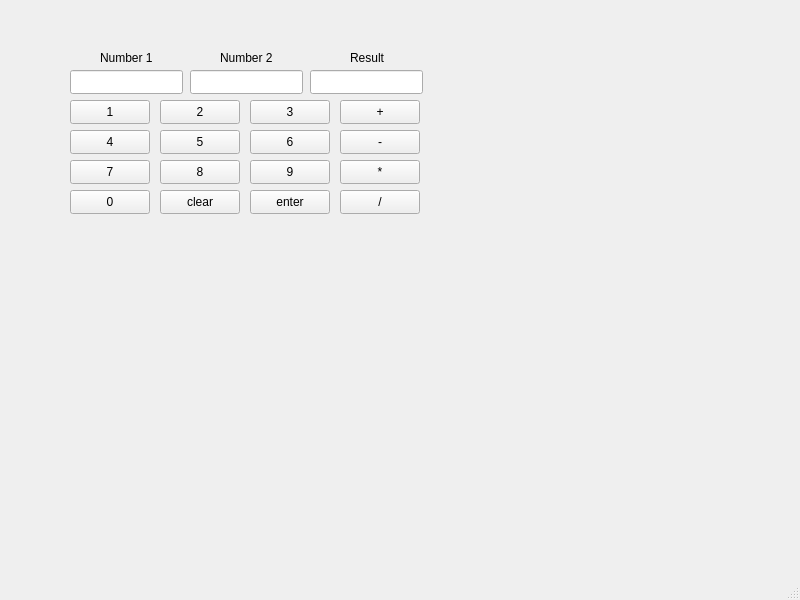
<?xml version="1.0" encoding="UTF-8"?>
<ui version="4.0">
 <class>MainWindow</class>
 <widget class="QMainWindow" name="MainWindow">
  <property name="geometry">
   <rect>
    <x>0</x>
    <y>0</y>
    <width>800</width>
    <height>600</height>
   </rect>
  </property>
  <property name="windowTitle">
   <string>MainWindow</string>
  </property>
  <widget class="QWidget" name="centralwidget">
   <widget class="QLabel" name="label">
    <property name="geometry">
     <rect>
      <x>100</x>
      <y>50</y>
      <width>71</width>
      <height>16</height>
     </rect>
    </property>
    <property name="text">
     <string>Number 1</string>
    </property>
   </widget>
   <widget class="QLabel" name="label_2">
    <property name="geometry">
     <rect>
      <x>220</x>
      <y>50</y>
      <width>71</width>
      <height>16</height>
     </rect>
    </property>
    <property name="text">
     <string>Number 2</string>
    </property>
   </widget>
   <widget class="QLabel" name="label_3">
    <property name="geometry">
     <rect>
      <x>350</x>
      <y>50</y>
      <width>101</width>
      <height>16</height>
     </rect>
    </property>
    <property name="text">
     <string>Result</string>
    </property>
   </widget>
   <widget class="QLineEdit" name="num1">
    <property name="geometry">
     <rect>
      <x>70</x>
      <y>70</y>
      <width>113</width>
      <height>24</height>
     </rect>
    </property>
   </widget>
   <widget class="QLineEdit" name="num2">
    <property name="geometry">
     <rect>
      <x>190</x>
      <y>70</y>
      <width>113</width>
      <height>24</height>
     </rect>
    </property>
   </widget>
   <widget class="QLineEdit" name="result">
    <property name="geometry">
     <rect>
      <x>310</x>
      <y>70</y>
      <width>113</width>
      <height>24</height>
     </rect>
    </property>
   </widget>
   <widget class="QPushButton" name="N1">
    <property name="geometry">
     <rect>
      <x>70</x>
      <y>100</y>
      <width>80</width>
      <height>24</height>
     </rect>
    </property>
    <property name="text">
     <string>1</string>
    </property>
   </widget>
   <widget class="QPushButton" name="N4">
    <property name="geometry">
     <rect>
      <x>70</x>
      <y>130</y>
      <width>80</width>
      <height>24</height>
     </rect>
    </property>
    <property name="text">
     <string>4</string>
    </property>
   </widget>
   <widget class="QPushButton" name="N7">
    <property name="geometry">
     <rect>
      <x>70</x>
      <y>160</y>
      <width>80</width>
      <height>24</height>
     </rect>
    </property>
    <property name="text">
     <string>7</string>
    </property>
   </widget>
   <widget class="QPushButton" name="N0">
    <property name="geometry">
     <rect>
      <x>70</x>
      <y>190</y>
      <width>80</width>
      <height>24</height>
     </rect>
    </property>
    <property name="text">
     <string>0</string>
    </property>
   </widget>
   <widget class="QPushButton" name="N2">
    <property name="geometry">
     <rect>
      <x>160</x>
      <y>100</y>
      <width>80</width>
      <height>24</height>
     </rect>
    </property>
    <property name="text">
     <string>2</string>
    </property>
   </widget>
   <widget class="QPushButton" name="N5">
    <property name="geometry">
     <rect>
      <x>160</x>
      <y>130</y>
      <width>80</width>
      <height>24</height>
     </rect>
    </property>
    <property name="text">
     <string>5</string>
    </property>
   </widget>
   <widget class="QPushButton" name="N8">
    <property name="geometry">
     <rect>
      <x>160</x>
      <y>160</y>
      <width>80</width>
      <height>24</height>
     </rect>
    </property>
    <property name="text">
     <string>8</string>
    </property>
   </widget>
   <widget class="QPushButton" name="clear">
    <property name="geometry">
     <rect>
      <x>160</x>
      <y>190</y>
      <width>80</width>
      <height>24</height>
     </rect>
    </property>
    <property name="text">
     <string>clear</string>
    </property>
   </widget>
   <widget class="QPushButton" name="N3">
    <property name="geometry">
     <rect>
      <x>250</x>
      <y>100</y>
      <width>80</width>
      <height>24</height>
     </rect>
    </property>
    <property name="text">
     <string>3</string>
    </property>
   </widget>
   <widget class="QPushButton" name="N6">
    <property name="geometry">
     <rect>
      <x>250</x>
      <y>130</y>
      <width>80</width>
      <height>24</height>
     </rect>
    </property>
    <property name="text">
     <string>6</string>
    </property>
   </widget>
   <widget class="QPushButton" name="N9">
    <property name="geometry">
     <rect>
      <x>250</x>
      <y>160</y>
      <width>80</width>
      <height>24</height>
     </rect>
    </property>
    <property name="text">
     <string>9</string>
    </property>
   </widget>
   <widget class="QPushButton" name="enter">
    <property name="geometry">
     <rect>
      <x>250</x>
      <y>190</y>
      <width>80</width>
      <height>24</height>
     </rect>
    </property>
    <property name="text">
     <string>enter</string>
    </property>
   </widget>
   <widget class="QPushButton" name="add">
    <property name="geometry">
     <rect>
      <x>340</x>
      <y>100</y>
      <width>80</width>
      <height>24</height>
     </rect>
    </property>
    <property name="text">
     <string>+</string>
    </property>
   </widget>
   <widget class="QPushButton" name="sub">
    <property name="geometry">
     <rect>
      <x>340</x>
      <y>130</y>
      <width>80</width>
      <height>24</height>
     </rect>
    </property>
    <property name="text">
     <string>-</string>
    </property>
   </widget>
   <widget class="QPushButton" name="mul">
    <property name="geometry">
     <rect>
      <x>340</x>
      <y>160</y>
      <width>80</width>
      <height>24</height>
     </rect>
    </property>
    <property name="text">
     <string>*</string>
    </property>
   </widget>
   <widget class="QPushButton" name="div">
    <property name="geometry">
     <rect>
      <x>340</x>
      <y>190</y>
      <width>80</width>
      <height>24</height>
     </rect>
    </property>
    <property name="text">
     <string>/</string>
    </property>
   </widget>
  </widget>
  <widget class="QMenuBar" name="menubar">
   <property name="geometry">
    <rect>
     <x>0</x>
     <y>0</y>
     <width>800</width>
     <height>21</height>
    </rect>
   </property>
  </widget>
  <widget class="QStatusBar" name="statusbar"/>
 </widget>
 <resources/>
 <connections/>
</ui>
